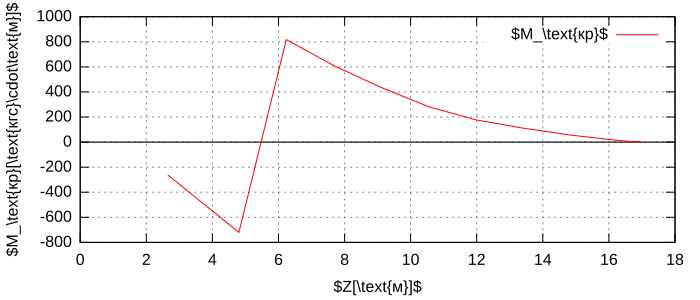

gnuplot code for this plot:
set term svg size 700,300
set style line 7 lt 1 lc rgbcolor "black" lw 1.1
set xzeroaxis ls 7
set grid
set xrange [0:18]
set xlabel '$Z[\text{м}]$'
set ylabel '$M_\text{кр}[\text{тс}\cdot\text{м}]$'
set output 'RotatingMoments.svg'
plot 'RotatingMoments.txt' u 1:2 w lines t '$M_\text{кр}$'
unset output
unset term